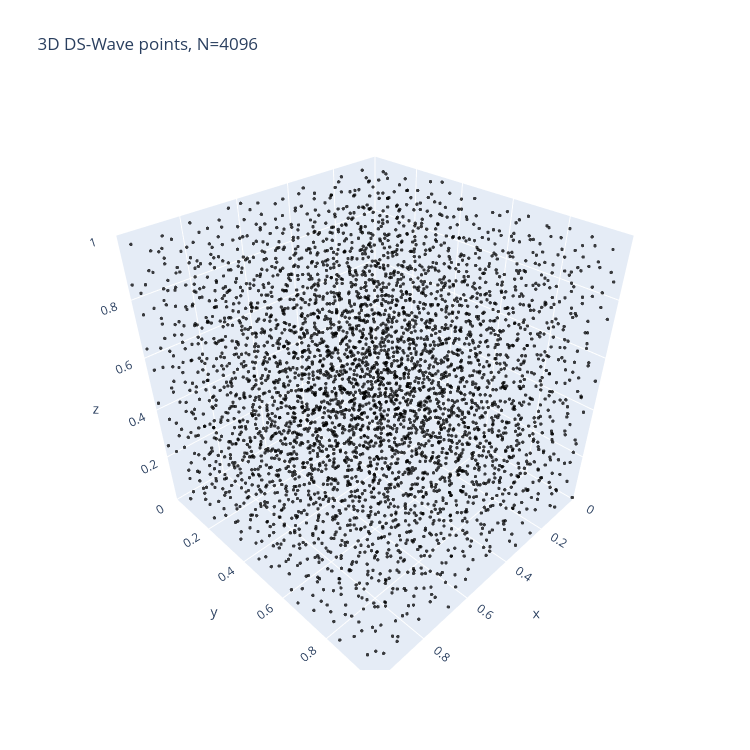

The notebook cell this image was saved under:
### Code cell


### Figure 1 — Plotly figure (JSON) as saved in the notebook; plotly's stock layout.template omitted (floating-point values rounded to 4 significant figures; data arrays with more than 128 entries replaced by an {"elided": "..."} marker saying what was removed)
{"data": [{"marker": {"color": "black", "opacity": 0.75, "size": 2}, "mode": "markers", "type": "scatter3d", "x": {"elided": "4096 float values"}, "y": {"elided": "4096 float values"}, "z": {"elided": "4096 float values"}}], "layout": {"height": 750, "scene": {"aspectmode": "cube", "xaxis": {"range": [0, 1], "title": {"text": "x"}}, "yaxis": {"range": [0, 1], "title": {"text": "y"}}, "zaxis": {"range": [0, 1], "title": {"text": "z"}}}, "title": {"text": "3D DS-Wave points, N=4096"}, "width": 750}}
